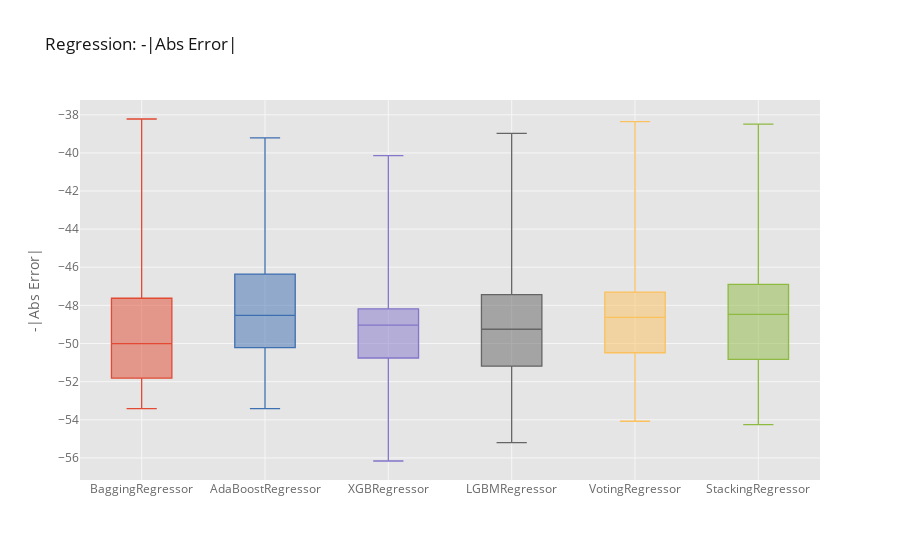

Here is the notebook cell this chart was saved with:
### Code cell
df_scores_regression = pd.DataFrame()
accuracy_scores_regression = []

for name, model in models_cv:
    model_scores = cross_val_score(model, X_train,y_train, scoring='neg_mean_absolute_error', cv=cv, n_jobs=-1)
    model.fit(X_train,y_train)
    accuracy_scores_regression.append(MSE(y_test, model.predict(X_test))**(1/2))
    df_scores_regression[name] = model_scores

df_scores_regression.iplot(kind='box', asFigure=True, showlegend=False, yTitle='-|Abs Error|', theme='ggplot', title='Regression: -|Abs Error|')

### Figure 1 — Plotly figure (JSON) as saved in the notebook; plotly's stock layout.template omitted (floating-point values rounded to 4 significant figures)
{"data": [{"boxpoints": false, "line": {"width": 1.3}, "marker": {"color": "rgba(226, 74, 51, 1.0)"}, "name": "BaggingRegressor", "orientation": "v", "type": "box", "y": [-38.22, -50.51, -51.54, -49.43, -53.01, -41.89, -51.81, -48.69, -52.05, -51.96, -45.31, -46.86, -48.56, -50.34, -51.7, -46.45, -48.69, -50.37, -52.66, -53.42, -52.03, -49.2, -49.66, -50.47, -49.19, -46.98, -47.63, -45.43, -50.44, -52.98]}, {"boxpoints": false, "line": {"width": 1.3}, "marker": {"color": "rgba(62, 111, 176, 1.0)"}, "name": "AdaBoostRegressor", "orientation": "v", "type": "box", "y": [-39.21, -48.04, -51.39, -48.45, -51.34, -39.89, -51.18, -49.82, -50.85, -50.2, -44.5, -45.56, -46.96, -47.86, -50.07, -45.89, -46.36, -48.96, -50.27, -53.42, -51.46, -45.66, -49.17, -48.16, -48.6, -48.22, -46.7, -44.99, -48.65, -50.22]}, {"boxpoints": false, "line": {"width": 1.3}, "marker": {"color": "rgba(132, 118, 202, 1.0)"}, "name": "XGBRegressor", "orientation": "v", "type": "box", "y": [-40.14, -48.25, -52.51, -47.01, -56.16, -42.29, -50.24, -49.72, -52.79, -50.76, -44.29, -47.37, -48.83, -50.23, -49.15, -48.92, -48.29, -52.13, -51.7, -56.03, -53.8, -48.62, -48.6, -48.18, -48.69, -49.41, -47.39, -46.82, -49.2, -50.5]}, {"boxpoints": false, "line": {"width": 1.3}, "marker": {"color": "rgba(101, 101, 101, 1.0)"}, "name": "LGBMRegressor", "orientation": "v", "type": "box", "y": [-38.97, -47.36, -49.71, -47.86, -54.66, -40.9, -52.29, -49.49, -51.35, -50.34, -43.61, -48.09, -47.73, -49.88, -51.19, -48.08, -48.75, -51.31, -52.22, -54.5, -55.19, -47.43, -49.01, -47.36, -49.5, -50.32, -46.31, -46.55, -50.69, -49.01]}, {"boxpoints": false, "line": {"width": 1.3}, "marker": {"color": "rgba(251, 193, 94, 1.0)"}, "name": "VotingRegressor", "orientation": "v", "type": "box", "y": [-38.35, -48.03, -51.42, -47.94, -53.56, -40.32, -51.3, -49.06, -51.51, -50.49, -44.07, -46.53, -47.45, -49.43, -50.3, -47.3, -47.64, -50.23, -50.83, -54.08, -52.6, -47.19, -48.73, -48.28, -48.53, -48.15, -46.82, -45.42, -49.44, -50.16]}, {"boxpoints": false, "line": {"width": 1.3}, "marker": {"color": "rgba(142, 186, 66, 1.0)"}, "name": "StackingRegressor", "orientation": "v", "type": "box", "y": [-38.49, -47.83, -51.82, -48.51, -52.46, -39.66, -51.69, -49.58, -51.17, -50.26, -44.69, -45.88, -46.57, -48.43, -51.1, -47.28, -47.05, -49.95, -50.83, -54.25, -52.57, -46.9, -48.98, -48.07, -48.23, -47.68, -46.79, -45.53, -49.41, -50.44]}], "layout": {"legend": {"bgcolor": "#FFFFFF", "font": {"color": "#666666"}}, "paper_bgcolor": "#FFFFFF", "plot_bgcolor": "#E5E5E5", "showlegend": false, "title": {"font": {"color": "#151516"}, "text": "Regression: -|Abs Error|"}, "xaxis": {"gridcolor": "#F6F6F6", "showgrid": true, "tickfont": {"color": "#666666"}, "title": {"font": {"color": "#666666"}, "text": ""}, "zerolinecolor": "#F6F6F6"}, "yaxis": {"gridcolor": "#F6F6F6", "showgrid": true, "tickfont": {"color": "#666666"}, "title": {"font": {"color": "#666666"}, "text": "-|Abs Error|"}, "zerolinecolor": "#F6F6F6"}}}
